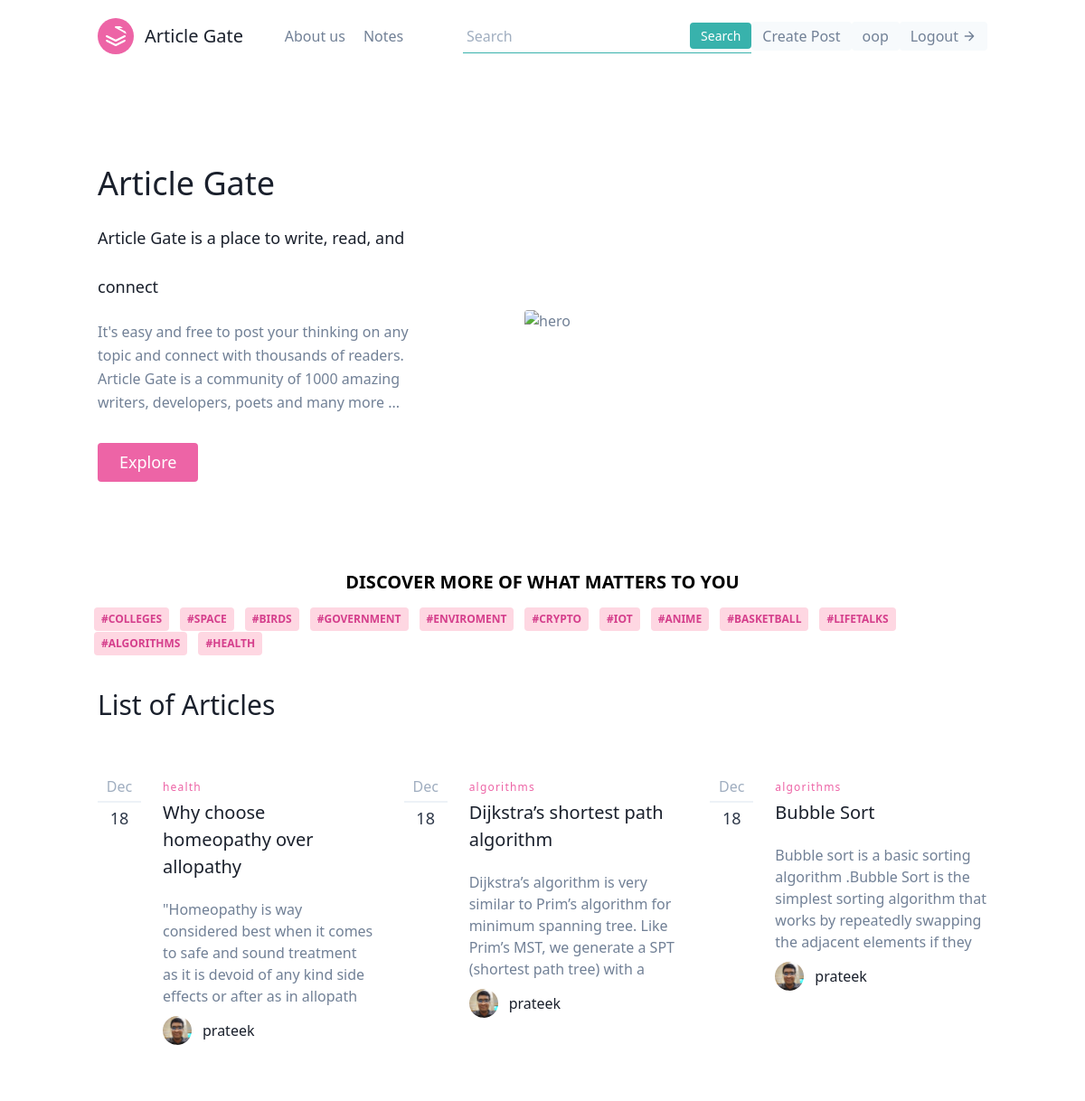
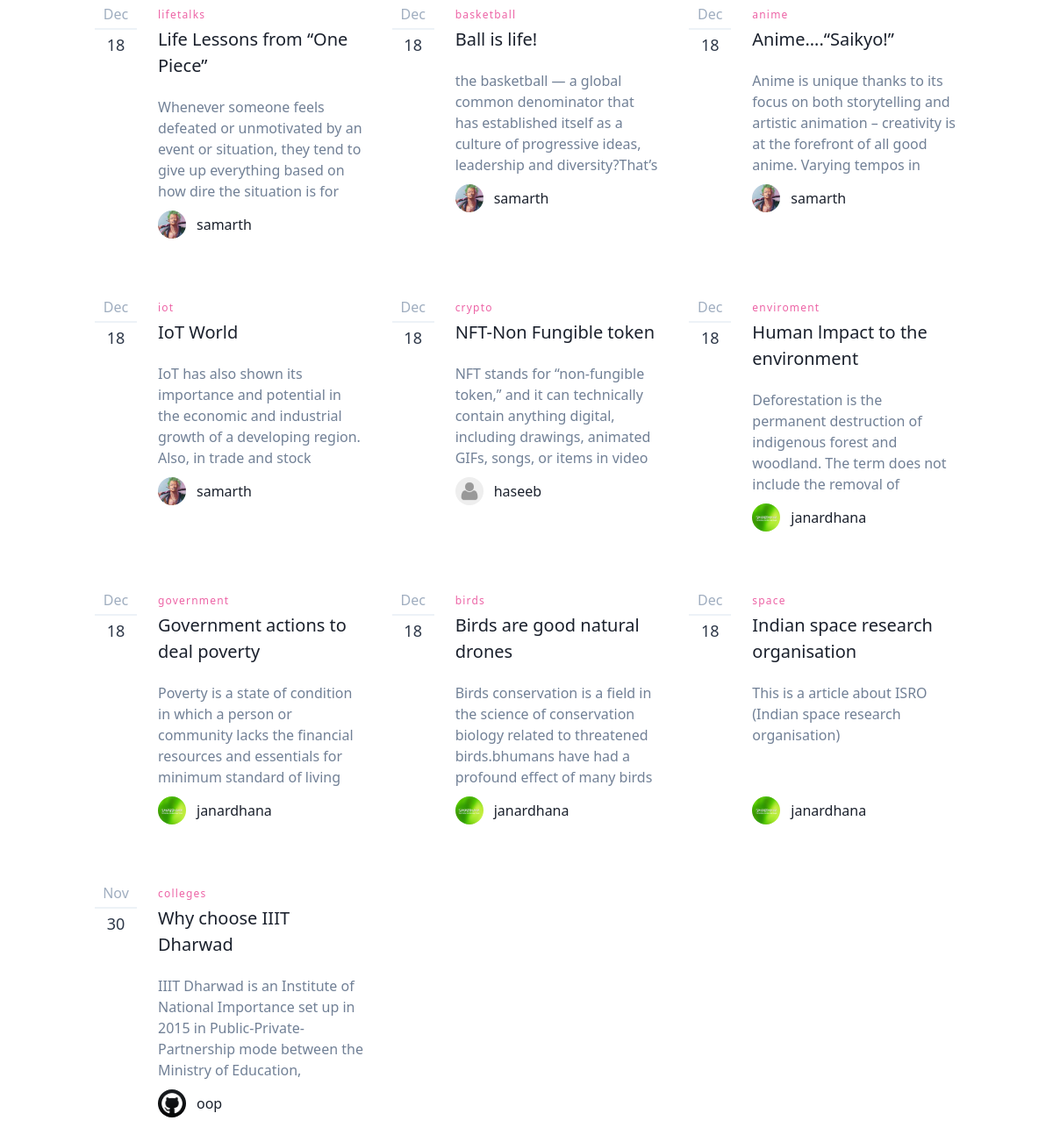
The page / (signed in) on the database its author committed (2 pictures, top to bottom).
### article/models.py (models this page shows, shortened)
class Tag(models.Model):
    post = models.ForeignKey(Post, on_delete=models.CASCADE)
    tag = models.CharField(max_length=25)

class Post(models.Model):
    title = models.CharField(max_length=50)
    about = models.CharField(default="",max_length=200)
    content = RichTextField(blank=True, null=True)
    author = models.ForeignKey(User, on_delete=models.CASCADE, blank=True, null=True)
    date_posted = models.DateTimeField(default=timezone.now)
    likes = models.IntegerField(default=0)
    views = models.IntegerField(default=0)
    tags  = models.CharField(default="",max_length=150)

### user/models.py (models this page shows, shortened)
class Profile(models.Model):
    user = models.OneToOneField(User, on_delete=models.CASCADE)
    image = models.ImageField(default='default.jpg',upload_to='profile_pics')
    name = models.CharField(default="User", max_length=25)
    aboutme = models.CharField(default="", max_length=10000)
    phone_no = models.CharField(default="",max_length=13)
    github = models.CharField(default="https://github.com/", max_length=100)
    linkedin = models.CharField(default="https://www.linkedin.com/feed/", max_length=100)
    twitter = models.CharField(default="https://twitter.com/?lang=en", max_length=100)
    instagram = models.CharField(default="https://www.instagram.com/", max_length=100)
    website = models.CharField(default="https://iiitdwd.ac.in/", max_length=100)

### article/views.py (the view)
# urls.py: path('',views.home, name='article-home'),
def home(request):
    check = 0
    list_tags = []
    l_tags_intial = Tag.objects.all()
    for i in l_tags_intial:
        if i.tag not in list_tags:
            list_tags.append(i.tag)
    print(list_tags)
    context = {
            'posts': Post.objects.order_by('-date_posted')[:50],
            'list_tags':list_tags,
        }
    return render(request , 'article/home1.html', context)

### article/templates/article/home1.html (shortened to what this page needs)
<!DOCTYPE html>
<html lang="en">
<head>
  <link href="https://unpkg.com/tailwindcss@^1.0/dist/tailwind.min.css" rel="stylesheet">
</head>
<body>
  <header class="text-gray-600 body-font">
    <div class="container mx-auto flex flex-wrap p-5 flex-col md:flex-row items-center">
      <a class="flex title-font font-medium items-center text-gray-900 mb-4 md:mb-0">
        <svg xmlns="http://www.w3.org/2000/svg" fill="none" stroke="currentColor" stroke-linecap="round"
          stroke-linejoin="round" stroke-width="2" class="w-10 h-10 text-white p-2 bg-pink-500 rounded-full"
          viewBox="0 0 24 24">
          <path d="M12 2L21 7l10 5 10-5-10-5zM2 17l10 5 10-5M2 12l10 5 10-5"></path>
        </svg>
        <span class="ml-3 text-xl">Article Gate</span>
      </a>
      <nav class="md:ml-auto md:mr-auto flex flex-wrap items-center text-base justify-center">
        <a class="mr-5 hover:text-gray-900">About us</a>
        <a class="mr-5 hover:text-gray-900">Notes </a>
      </nav>
      <form method="get" action="/article/search">
        <div class="flex items-center border-b border-teal-500 py-1">
          <input
            class="appearance-none bg-transparent border-none w-full text-gray-700 mr-3 py-0 px-1 leading-tight focus:outline-none"
            type="text" placeholder="Search" aria-label="Full name" name="query" id="search">
          <button
            class="flex-shrink-0 bg-teal-500 hover:bg-teal-700 border-teal-500 hover:border-teal-700 text-sm border-4 text-white py-0 px-2 rounded"
            type="submit">
            Search
          </button>
        </div>
      </form>
      {% if user.is_authenticated %}
      <button
        class="inline-flex items-center bg-gray-100 border-0 py-1 px-3 focus:outline-none hover:bg-gray-200 rounded text-base mt-4 md:mt-0">
        <a href="{% url 'article:addArticle' %}">Create Post</a>
      </button>
      <button
        class="inline-flex items-center bg-gray-100 border-0 py-1 px-3 focus:outline-none hover:bg-gray-200 rounded text-base mt-4 md:mt-0">
        <a href="{% url 'profileView' %}">{{ user.username }}</a>
      </button>
      <button
        class="inline-flex items-center bg-gray-100 border-0 py-1 px-3 focus:outline-none hover:bg-gray-200 rounded text-base mt-4 md:mt-0">
        <a href="{% url 'logout' %}">Logout</a>
        <svg fill="none" stroke="currentColor" stroke-linecap="round" stroke-linejoin="round" stroke-width="2"
          class="w-4 h-4 ml-1" viewBox="0 0 24 24">
          <path d="M5 12h14M12 5l7 7-7 7"></path>
        </svg>
      </button>
      {% endif %}
    </div>
  </header>
  <section class="text-gray-600 body-font">
    <div class="container mx-auto flex px-5 py-24 md:flex-row flex-col items-center">
      <div
        class="lg:flex-grow md:w-1/2 lg:pr-24 md:pr-16 flex flex-col md:items-start md:text-left mb-16 md:mb-0 items-center text-center">
        <h1 class="title-font sm:text-4xl text-3xl mb-4 font-medium text-gray-900">Article Gate
          <br class="hidden lg:inline-block "> <span style="font-size: large;"> Article Gate is a place to write, read,
            and connect</span>
        </h1>
        <p class="mb-8 leading-relaxed">It's easy and free to post your thinking on any topic and connect with thousands
          of readers. Article Gate is a community of 1000 amazing writers, developers, poets and many more ...</p>
        <div class="flex justify-center">
          <button
            class="inline-flex text-white bg-pink-500 border-0 py-2 px-6 focus:outline-none hover:bg-pink-600 rounded text-lg">Explore </button>
        </div>
      </div>
      <div class="lg:max-w-lg lg:w-full md:w-1/2 w-5/6">
        <img class="object-cover object-center rounded" alt="hero"
          src="https://neilpatel.com/wp-content/uploads/2017/08/blog.jpg">
      </div>
    </div>
  </section>
  <div class="relative flex mx-24 flex-wrap items-stretch mb-3" >
    <h3 class="mx-auto text-xl font-semibold">DISCOVER MORE OF WHAT MATTERS TO YOU</h3>
  </div>
  <div class="relative flex mx-24 flex-wrap items-stretch mb-3">
    <span
      class="z-10 h-full leading-snug font-bold absolute text-center text-blueGray-300 absolute bg-transparent rounded text-base items-center justify-center w-8 right-0 pr-3 py-3 font-bold">
    </span>
    {% for t in list_tags %}
    <a href="{% url 'article:tagName' t %}">
      <span
      class="text-xs font-semibold inline-block py-1 px-2 mx-2 uppercase rounded text-pink-600 bg-pink-200 uppercase last:mr-0 mr-1">
      #{{ t }}
    </span>
  </a>
    {% endfor %}
  </div>
  <section class="text-gray-600 body-font">
    <div class="container px-5 py-5 mx-auto flex items-center md:flex-row flex-col">
      <div class="flex flex-col md:pr-10 md:mb-0 mb-6 pr-0 w-full md:w-auto md:text-left text-center">
        <h1 class="md:text-3xl text-2xl font-medium title-font text-gray-900" id="list">List of Articles</h1>
      </div>
    </div>
  </section>
  <section class="text-gray-600 body-font">
    <div class="container px-5 py-10 mx-auto">
      <div class="flex flex-wrap -mx-4 -my-8">
        {% for post in posts %}
        <div class="py-8 px-4 lg:w-1/3" ">
          <div class=" h-full flex items-start">
          <div class="w-12 flex-shrink-0 flex flex-col text-center leading-none">
            <span class="text-gray-500 pb-2 mb-2 border-b-2 border-gray-200">{{post.date_posted|date:"M"}}</span>
            <span class="font-medium text-lg text-gray-800 title-font leading-none">{{post.date_posted|date:"d"}}</span>
          </div>
          <div class="flex-grow pl-6">
            <h2 class="tracking-widest text-xs title-font font-medium text-pink-500 mb-1">{{ post.tags }}</h2>
            <h1 class="title-font text-xl font-medium text-gray-900 mb-3"> <a
                href="{% url 'article:fullArticle' post.title post.id %}"> {{ post.title }}</a></h1>
            <p class="leading-relaxed mb-5" ">
                <div style=" height: 125px; overflow: hidden; margin-bottom: 5px;">
              <a href="{% url 'article:fullArticle' post.title post.id %}"> {{ post.about }} </a>
          </div>
          </p>
          <a class="inline-flex items-center">
            <img alt="blog" src="{{ post.author.profile.image.url }}"
              class="w-8 h-8 rounded-full flex-shrink-0 object-cover object-center">
            <span class="flex-grow flex flex-col pl-3">
              <span class="title-font font-medium text-gray-900">{{ post.author }}</span>
            </span>
          </a>
        </div>
      </div>
    </div>
    {% endfor %}
    </div>
    </div>
  </section>
</body>
</html>

### rows shown on the page
Tag: list_tags "COLLEGES"
Tag: list_tags "SPACE"
Tag: list_tags "BIRDS"
Tag: list_tags "GOVERNMENT"
Tag: list_tags "ENVIROMENT"
Tag: list_tags "CRYPTO"
Tag: list_tags "IOT"
Tag: list_tags "ANIME"
Tag: list_tags "BASKETBALL"
Tag: list_tags "LIFETALKS"
Tag: list_tags "ALGORITHMS"
Tag: list_tags "HEALTH"
Post: date_posted "Dec", date_posted "18", tags "health", title "Why choose homeopathy over allopathy", about "\"Homeopathy is way considered best when it comes to safe and sound treatment as it is devoid of any kind side effects or after as in allopath…", author.profile.image (picture), author "prateek"
Post: date_posted "Dec", date_posted "18", tags "algorithms", title "Dijkstra’s shortest path algorithm", about "Dijkstra’s algorithm is very similar to Prim’s algorithm for minimum spanning tree. Like Prim’s MST, we generate a SPT (shortest path tree) with a…", author.profile.image (picture), author "prateek"
Post: date_posted "Dec", date_posted "18", tags "algorithms", title "Bubble Sort", about "Bubble sort is a basic sorting algorithm .Bubble Sort is the simplest sorting algorithm that works by repeatedly swapping the adjacent elements if they…", author.profile.image (picture), author "prateek"
Post: date_posted "Dec", date_posted "18", tags "lifetalks", title "Life Lessons from “One Piece”", about "Whenever someone feels defeated or unmotivated by an event or situation, they tend to give up everything based on how dire the situation is for…", author.profile.image (picture), author "samarth"
Post: date_posted "Dec", date_posted "18", tags "basketball", title "Ball is life!", about "the basketball — a global common denominator that has established itself as a culture of progressive ideas, leadership and diversity?That’s…", author.profile.image (picture), author "samarth"
Post: date_posted "Dec", date_posted "18", tags "anime", title "Anime….“Saikyo!”", about "Anime is unique thanks to its focus on both storytelling and artistic animation – creativity is at the forefront of all good anime. Varying tempos in…", author.profile.image (picture), author "samarth"
Post: date_posted "Dec", date_posted "18", tags "iot", title "IoT World", about "IoT has also shown its importance and potential in the economic and industrial growth of a developing region. Also, in trade and stock…", author.profile.image (picture), author "samarth"
Post: date_posted "Dec", date_posted "18", tags "crypto", title "NFT-Non Fungible token", about "NFT stands for “non-fungible token,” and it can technically contain anything digital, including drawings, animated GIFs, songs, or items in video…", author.profile.image (placeholder picture), author "haseeb"
Post: date_posted "Dec", date_posted "18", tags "enviroment", title "Human lmpact to the environment", about "Deforestation is the permanent destruction of indigenous forest and woodland. The term does not include the removal of…", author.profile.image (picture), author "janardhana"
Post: date_posted "Dec", date_posted "18", tags "government", title "Government actions to deal poverty", about "Poverty is a state of condition in which a person or community lacks the financial resources and essentials for minimum standard of living", author.profile.image (picture), author "janardhana"
Post: date_posted "Dec", date_posted "18", tags "birds", title "Birds are good natural drones", about "Birds conservation is a field in the science of conservation biology related to threatened birds.bhumans have had a profound effect of many birds…", author.profile.image (picture), author "janardhana"
Post: date_posted "Dec", date_posted "18", tags "space", title "Indian space research organisation", about "This is a article about ISRO (Indian space research organisation)", author.profile.image (picture), author "janardhana"
Post: date_posted "Nov", date_posted "30", tags "colleges", title "Why choose IIIT Dharwad", about "IIIT Dharwad is an Institute of National Importance set up in 2015 in Public-Private-Partnership mode between the Ministry of Education,…", author.profile.image (picture), author "oop"

### other values the page prints
{{ user.username }} "oop"
